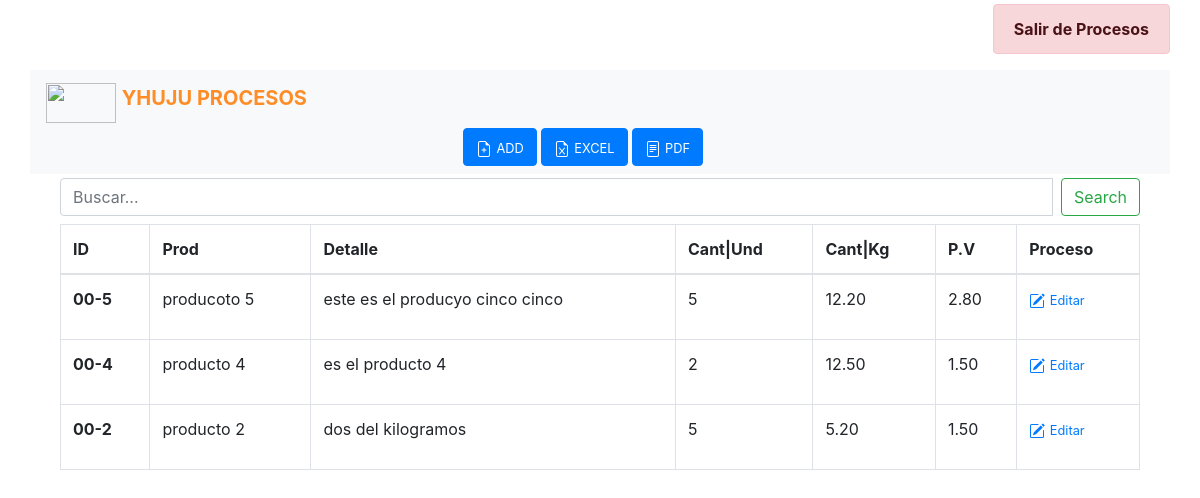
The page /pages/ (signed in) on the database as committed earlier.
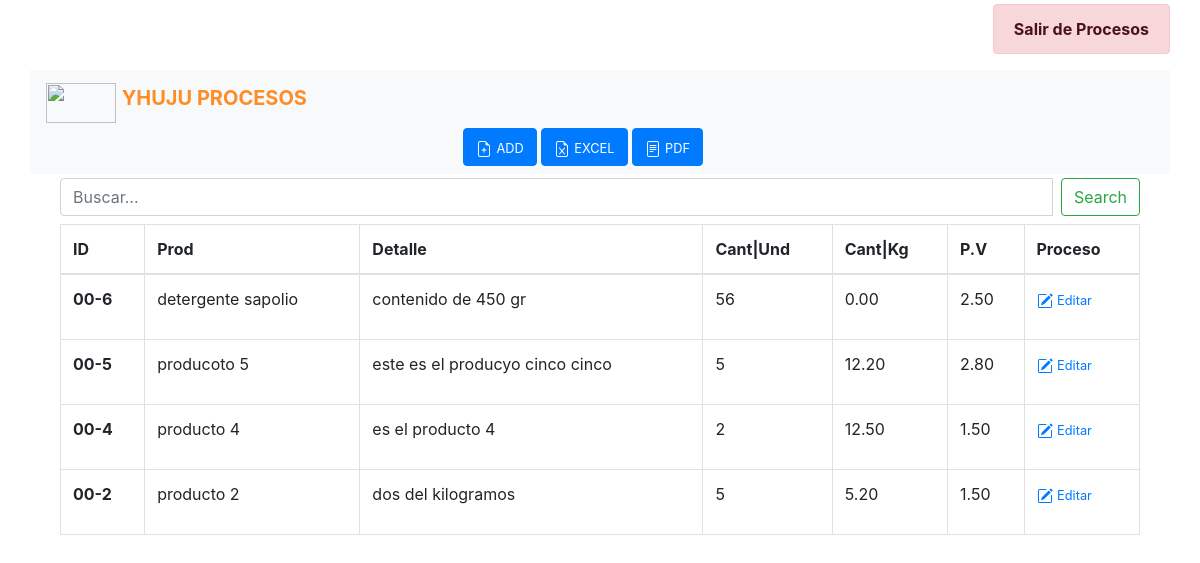
The same page on the database as committed later.
### pages/models.py (models this page shows, shortened)
class Page(models.Model):
    title = models.CharField(verbose_name="Título", max_length=200)
    content = RichTextField(verbose_name="Contenido")
    order = models.SmallIntegerField(verbose_name="order", default=0)
    decimal = models.DecimalField(verbose_name="Kilogramo",max_digits=6, decimal_places=2)
    pcompra = models.DecimalField(verbose_name="Precio Compra",max_digits=6, decimal_places=2)
    pventa = models.DecimalField(verbose_name="Precio Venta",max_digits=6, decimal_places=2)
    created = models.DateTimeField(auto_now_add=True, verbose_name="Fecha de creación")
    updated = models.DateTimeField(auto_now=True, verbose_name="Fecha de edición")
    class Meta:
        verbose_name = "página"
        verbose_name_plural = "páginas"
        ordering = ['order', 'title']

### pages/views.py (the view)
# urls.py: path('', PageListView.as_view(), name='pages'),
class PageListView(StaffRequiredMixin, ListView):
    model = Page

### pages/views.py (called while the page is built)
    def dispatch(self, request, *args, **kwargs):
        if not request.user.is_staff:
            return redirect(reverse_lazy('admin:login'))
        return super(StaffRequiredMixin, self).dispatch(request, *args, **kwargs)

### pages/templates/pages/page_list.html (shortened to what this page needs)
{% extends 'pages/base_control.html' %}
{% load static %}
{% block content%}
<main role="main">
  <div class="container mt-1">
    <div class="row">
      <div class="container">
        <div class="row justify-content-end">
          <ul class="navbar-nav">
            {% if not request.user.is_authenticated %}
              <li class="nav-item">
                <a class="nav-link" href="{% url 'login' %}">Acceso</a>
              </li>
            {% else %}
              <div class="alert alert-danger" role="alert">
                <a href="{% url 'logout' %}" class="alert-link">Salir de Procesos</a>
              </div>
            {% endif %}
          </ul>
        </div>
      </div>
      <nav class="navbar navbar-light bg-light col-md-12">
          <a class="navbar-brand" href="#">
            <img src="/static/core/yhuju.jpg" width="70" height="40" class="d-inline-block align-top" alt="">
            <b style="color: #FE8D27;">YHUJU PROCESOS</b>
          </a>
          <div class="row col-sm-12 justify-content-center">
            <a type="nav-link" class="btn btn-primary mr-1"  href="{% url 'pages:create' %}">
              <small style="color:white">ADD</small>
            </a>
            <a type="nav-link" class="btn btn-primary mr-1" href="{% url 'pages:reporte_excel' %}">
              <small style="color:white">EXCEL</small>
            </a>
            <a type="button" class="btn btn-primary mr-1" href="{% url 'pages:reporte_pdf' %}">
              <small style="color:white">PDF</small>
            </a>
          </div>
      </nav>
      <div class="container mt-1">
          <div class="row">
          <div class="col-md-12 search">
              <form method="POST" action="buscar/">
                <div id="custom-search-input">
                    <div class="input-group col-md-12">
                    <input class="form-control text" name="buscalo" type="text" placeholder="Buscar..." aria-label="Search" name="buscar">
                    <button class="btn btn-outline-success ml-2 boton" type="submit">Search</button>
                    </div>
                </div>
              </form>
          </div>
          </div>
      </div>
    </div>
    <div class="container mb-4">
      <table class="table table-bordered mt-2">
        <thead>
          <tr>
            <th scope="col">ID</th>
            <th scope="col">Prod</th>
            <th scope="col">Detalle</th>
            <th scope="col">Cant|Und</th>
            <th scope="col">Cant|Kg</th>
            <th scope="col">P.V</th>
            <th scope="col">Proceso</th>
          </tr>
        </thead>
        <tbody>
          {% for page in page_list|dictsort:"id" reversed %}
          <tr>
            <th scope="row">{{"00-"}}{{page.id}}</th>
            <td>{{page.title}}</td>
            <td>{{page.content|striptags|safe|truncatechars:"200"}}</td>
            <td>{{page.order}}</td>
            <td>{{page.decimal|floatformat:2}}</td>
            <td>{{page.pventa|floatformat:2}}</td>
            <td>
                <p>
                  <a href="{% url 'pages:page' page.id page.title|slugify %}">
                    <small>Editar</small>
                  </a>
                </p>
            </td>
          </tr>
          {% endfor %}
        </tbody>
      </table>
    </div>
  </div>
</main>
{% endblock %}

### pages/templates/pages/base_control.html (shortened to what this page needs)
<!doctype html>
<html lang="en">
  <head>
    <link rel="stylesheet" href="https://cdn.jsdelivr.net/npm/bootstrap@4.6.0/dist/css/bootstrap.min.css">
    {% load static %}
    <link href="{% static 'pages/css/custom_ckeditor.css' %}" rel="stylesheet">
  </head>
  <body>
    {% block content %}{% endblock %}
  </body>
</html>

Rows that differ between the two databases and show on the page:
added Page: value "00-", id "6", title "detergente sapolio", content "contenido de 450 gr", order "56", decimal "0.00", pventa "2.50"
